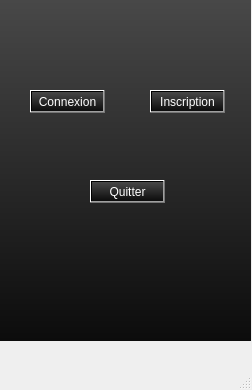
<?xml version="1.0" encoding="UTF-8"?>
<ui version="4.0">
 <class>MainWindow</class>
 <widget class="QMainWindow" name="MainWindow">
  <property name="geometry">
   <rect>
    <x>0</x>
    <y>0</y>
    <width>252</width>
    <height>390</height>
   </rect>
  </property>
  <property name="windowTitle">
   <string>MainWindow</string>
  </property>
  <widget class="QWidget" name="centralwidget">
   <widget class="QStackedWidget" name="stackedWidget">
    <property name="geometry">
     <rect>
      <x>0</x>
      <y>0</y>
      <width>251</width>
      <height>341</height>
     </rect>
    </property>
    <property name="styleSheet">
     <string notr="true">background-color: qlineargradient(spread:pad, x1:0, y1:0, x2:0, y2:1, stop:0 rgba(72,72,72,255), stop:1 rgba(12,12,12,255));</string>
    </property>
    <widget class="QWidget" name="Selection">
     <widget class="QPushButton" name="BoutonConnexion">
      <property name="geometry">
       <rect>
        <x>30</x>
        <y>90</y>
        <width>75</width>
        <height>23</height>
       </rect>
      </property>
      <property name="styleSheet">
       <string notr="true">QPushButton {color:white}</string>
      </property>
      <property name="text">
       <string>Connexion</string>
      </property>
     </widget>
     <widget class="QPushButton" name="BoutonInscription">
      <property name="geometry">
       <rect>
        <x>150</x>
        <y>90</y>
        <width>75</width>
        <height>23</height>
       </rect>
      </property>
      <property name="styleSheet">
       <string notr="true">QPushButton {color:white}</string>
      </property>
      <property name="text">
       <string>Inscription</string>
      </property>
     </widget>
     <widget class="QPushButton" name="BoutonQuitter">
      <property name="geometry">
       <rect>
        <x>90</x>
        <y>180</y>
        <width>75</width>
        <height>23</height>
       </rect>
      </property>
      <property name="styleSheet">
       <string notr="true">QPushButton {color:white}</string>
      </property>
      <property name="text">
       <string>Quitter</string>
      </property>
     </widget>
    </widget>
    <widget class="QWidget" name="Login">
     <widget class="QLineEdit" name="lineEdit">
      <property name="geometry">
       <rect>
        <x>60</x>
        <y>70</y>
        <width>113</width>
        <height>20</height>
       </rect>
      </property>
      <property name="styleSheet">
       <string notr="true">QLineEdit {color:white}</string>
      </property>
     </widget>
     <widget class="QLineEdit" name="lineEdit_2">
      <property name="geometry">
       <rect>
        <x>60</x>
        <y>120</y>
        <width>113</width>
        <height>20</height>
       </rect>
      </property>
      <property name="styleSheet">
       <string notr="true">QPushButton {color:white}</string>
      </property>
     </widget>
     <widget class="QPushButton" name="CancelLogin">
      <property name="geometry">
       <rect>
        <x>150</x>
        <y>250</y>
        <width>75</width>
        <height>23</height>
       </rect>
      </property>
      <property name="styleSheet">
       <string notr="true">QPushButton {color:white}</string>
      </property>
      <property name="text">
       <string>Cancel</string>
      </property>
     </widget>
     <widget class="QPushButton" name="ConnexionLogin">
      <property name="geometry">
       <rect>
        <x>30</x>
        <y>250</y>
        <width>75</width>
        <height>23</height>
       </rect>
      </property>
      <property name="styleSheet">
       <string notr="true">QPushButton {color:white}</string>
      </property>
      <property name="text">
       <string>Connexion</string>
      </property>
     </widget>
    </widget>
   </widget>
  </widget>
  <widget class="QMenuBar" name="menubar">
   <property name="geometry">
    <rect>
     <x>0</x>
     <y>0</y>
     <width>252</width>
     <height>21</height>
    </rect>
   </property>
  </widget>
  <widget class="QStatusBar" name="statusbar"/>
 </widget>
 <resources/>
 <connections/>
</ui>
